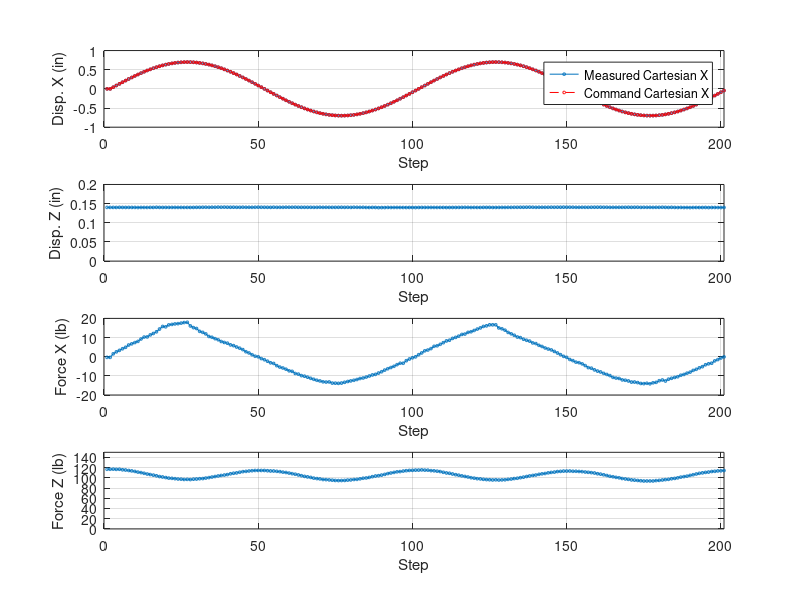
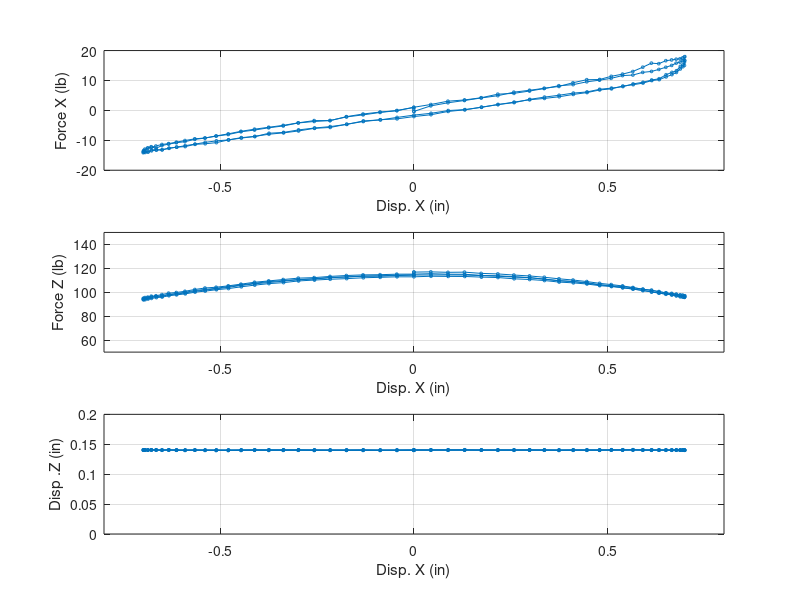

Source code (MATLAB) for these figures, in order:
clear all;
close all;

load Sin07X0Z_1.mat

fig1=figure;
bdwidth = 5;
topbdwidth = 38;
figwidth = 450;
figheight = 600;
set(0,'Units','pixels');
scnsize = get(0,'ScreenSize');
set(fig1,'Position',[bdwidth, scnsize(4)-figheight-2*topbdwidth, figwidth, figheight]);

subplot(411)
plot(data(:,25),'o-','MarkerSize',2)
hold on
plot(data(:,19),'ro--','MarkerSize',2)
grid on
axis([0 201 -1 1])
legend('Measured Cartesian X','Command Cartesian X')
xlabel('Step')
ylabel('Disp. X (in)')

subplot(412)
plot(data(:,27)+0.14,'o-','MarkerSize',2)
axis([0 201 0 0.2])
grid on
xlabel('Step')
ylabel('Disp. Z (in)')

subplot(413)
plot(data(:,31),'o-','MarkerSize',2)
axis([0 201 -20 20])
grid on
xlabel('Step')
ylabel('Force X (lb)')

subplot(414)
plot(data(:,33)+118.89,'o-','MarkerSize',2)
axis([0 201 0 150])
grid on
xlabel('Step')
ylabel('Force Z (lb)')

fig2=figure;
bdwidth = 5;
topbdwidth = 38;
figwidth = 450;
figheight = 600;
set(0,'Units','pixels');
scnsize = get(0,'ScreenSize');
set(fig2,'Position',[bdwidth, scnsize(4)-figheight-2*topbdwidth, figwidth, figheight]);

subplot(311)
plot(data(:,25),data(:,31),'o-','MarkerSize',2)
grid on
axis([-0.8 0.8 -20 20])
xlabel('Disp. X (in)')
ylabel('Force X (lb)')

subplot(312)
plot(data(:,25),data(:,33)+118.89,'o-','MarkerSize',2)
grid on
axis([-0.8 0.8 50 150])
xlabel('Disp. X (in)')
ylabel('Force Z (lb)')

subplot(313)
plot(data(:,25),data(:,27)+0.14,'o-','MarkerSize',2)
grid on
axis([-0.8 0.8 0 0.2])
xlabel('Disp. X (in)')
ylabel('Disp .Z (in)')

Err_X = max(abs(data(:,19)-data(:,25)))
Err_Y = max(abs(data(:,20)-data(:,26)))
Err_Z = max(abs(data(:,21)-data(:,27)))
Err_Rx = max(abs(data(:,22)-data(:,28)))
Err_Ry = max(abs(data(:,23)-data(:,29)))
Err_Rz = max(abs(data(:,24)-data(:,30)))

